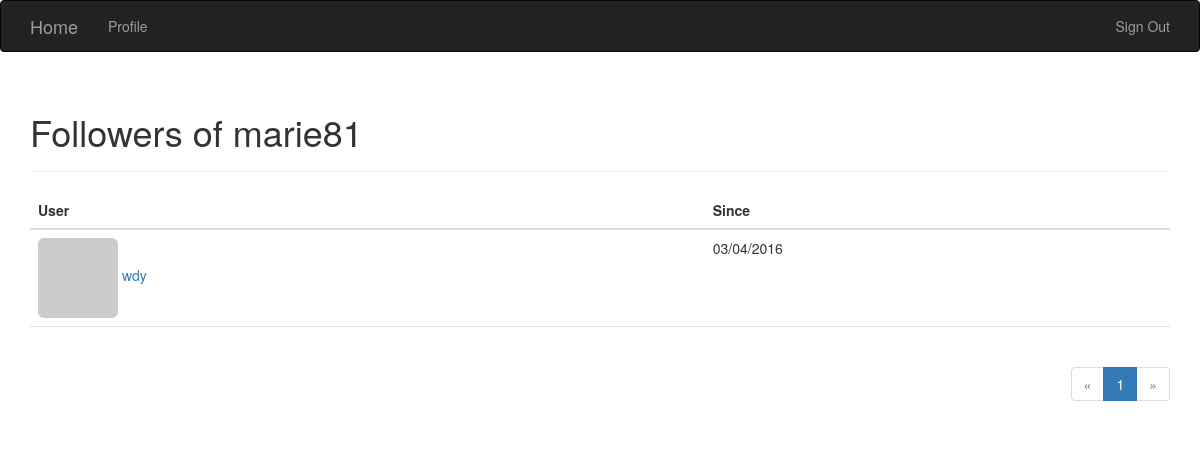
/followers/marie81 (signed in), run on the app's committed database.
### flasky.py (models this page shows, shortened)
class User(UserMixin, db.Model):
    __tablename__ = 'users'
    id = db.Column(db.Integer, primary_key=True)
    email = db.Column(db.String(64), unique=True, index=True)
    username = db.Column(db.String(64), unique=True)
    password_hash = db.Column(db.String(128))
    role_id = db.Column(db.Integer, db.ForeignKey('roles.id'))
    confirmed = db.Column(db.Boolean, default=False)
    location = db.Column(db.String(64))
    about_me = db.Column(db.Text())
    member_since = db.Column(db.DateTime(), default=datetime.utcnow)
    last_seen = db.Column(db.DateTime(), default=datetime.utcnow)
    avatar_hash = db.Column(db.String(32))#email md5
    posts = db.relationship('Post', backref='author', lazy='dynamic')
    followed = db.relationship('Follow',
                               foreign_keys=[Follow.follower_id],
                               backref=db.backref('follower', lazy='joined'),
                               lazy='dynamic',
                               cascade='all, delete-orphan')
    followers = db.relationship('Follow', foreign_keys=[Follow.followed_id],
                                backref=db.backref('followed', lazy='joined'),
                                lazy='dynamic',
                                cascade='all, delete-orphan')
    comments = db.relationship('Comment', backref='author', lazy='dynamic')
    @property
    def password(self):
        raise AttributeError('password is not a readable attribute')
    def can(self, permissions):
        return self.role is not None and (self.role.permissions & permissions) == permissions
    def gravatar(self, size=100, default='identicon', rating='g'):
        if request.is_secure:
            url = 'https://secure.gravatar.com/avatar'
        else:
            url = 'https://www.gravatar.com/avatar'
        hash = hashlib.md5(self.email.encode('utf-8')).hexdigest()
        return '{url}/{hash}?s={size}&d={default}&r={rating}'.format(
            url=url, hash=hash, size=size, default=default, rating=rating)

class Follow(db.Model):
    __tablename__ = 'follows'
    follower_id = db.Column(db.Integer, db.ForeignKey('users.id'),
                            primary_key=True)
    followed_id = db.Column(db.Integer, db.ForeignKey('users.id'),
                            primary_key=True)
    timestamp = db.Column(db.DateTime, default=datetime.utcnow)

### flasky.py (the view)
@app.route('/followers/<username>')
@login_required
def followers(username):
    user = User.query.filter_by(username=username).first()
    if user is None:
        flash('Invalid user')
        return redirect(url_for('index'))
    page = request.args.get('page', 1, type=int)
    pagination = user.followers.paginate(
        page, per_page=current_app.config['FLASKY_FOLLOWERS_PER_PAGE'],
        error_out=False)
    followers = [{'user': item.follower, 'timestamp': item.timestamp}
                 for item in pagination.items]
    return render_template('followers.html', user=user, title="Followers of",
                           endpoint='followers', pagination=pagination,
                           followers=followers)

### flasky.py (called while the page is built)
@login_manager.user_loader
def load_user(user_id):
    return User.query.get(user_id)

@app.context_processor
def inject_permissions():
    return dict(Permission=Permission)

### templates/followers.html (shortened to what this page needs)
{% extends "base.html" %}
{% import "_macros.html" as macros %}
{% block page_content %}
<div class="page-header">
    <h1>{{ title }} {{ user.username }}</h1>
</div>
<table class="table table-hover followers">
    <thead><tr><th>User</th><th>Since</th></tr></thead>
    {% for follow in followers %}
        {% if follow.user.username != user.username %}
    <tr>
        <td>
            <a href="{{ url_for('user', username = follow.user.username) }}">
                <img class="img-rounded" src="{{ follow.user.gravatar(size=32) }}">
                {{ follow.user.username }}
            </a>
        </td>
        <td>{{ moment(follow.timestamp).format('L') }}</td>
    </tr>
        {% endif %}
    {% endfor %}
</table>
<div class="pagination">
    {{ macros.pagination_widget(pagination, endpoint, username = user.username) }}
</div>
{% endblock %}

### static/styles.css (style rules this page uses)
div.pagination { width: 100%; text-align: right; padding: 0px; margin: 0px; }
.table.followers tr { border-bottom: 1px solid #e0e0e0; }

### data on the page
User: username "marie81"
User: user.username "wdy"
Follow: timestamp "03/04/2016"

### other printed values
{{ title }} "Followers of"
{{ p }} "1"
